Frame 1 (no input): blank canvas, image omitted
Frame 60 (no input): blank canvas, image omitted
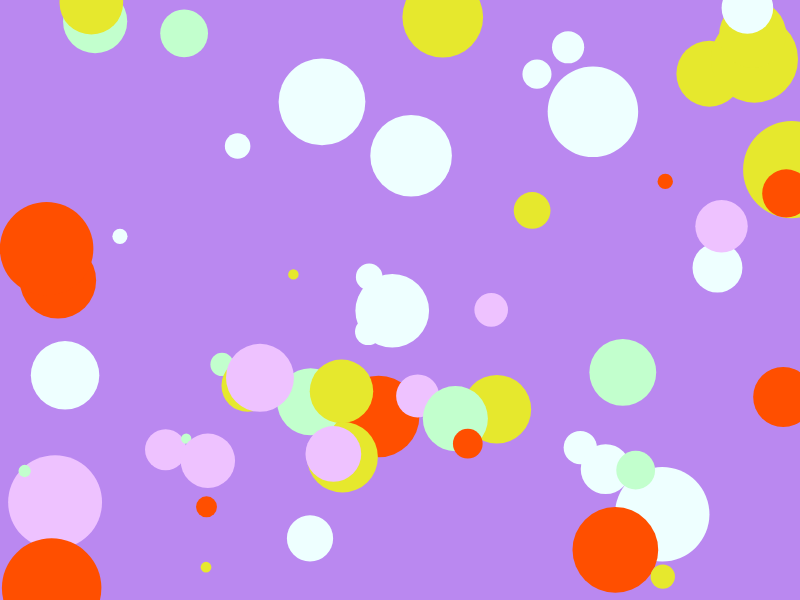
Frame 120 (the mouse pressed at the canvas centre since frame 60)

The p5.js sketch whose frames 1 and 60 were blank and that drew this single picture after the mouse press (run headless with seeded random() and noise() and a simulated clock; from frame 60 on, the mouse is pressed at the canvas centre):

// p5.js sketch
// ── sketch.js
//owls
let owls = [{
    name: "the sad one",
    color: "blue and purpule"
  }, {
    name:"mull",
    color:"pink"
  }, {
    name: "the happy one",
    color: "yellow"
  }, {
    name: "joy",
    color:"star"
  }];
  
  let star = ["#E6E82D","#FF4F00","#C2FFCD", "#EEC2FF","#EEFFFF"];
  
  let randomIndex;
  let animating = false;
  
  function setup(){
    createCanvas(displayWidth,displayHeight);
    background(186, 136, 240 );
    textSize(50);

    text("click to randomize, width/2, height/2");

    // setTimeout(changeBackground,1000);
  }
  
  // function changeBackground(){
  //   background(random(225),random(225),random(225));
  //   setTimeout(changeBackground, 1000);
  // }
 // function setup() {
//     cearteCanvas(600,600);
//     background(200);

//     owls[0]= "one"
//     owls[1]= "two"

//     console.log("initial arry is");
//     console.log(owls);

//     owls.splice(4,1);
//     console.log("array after splice")
//     console.log(owls);

//     owls.unshift("alive");
//     console.log("array after push")
//     console.log(owls);

// }
function draw(){
  if(animating == true){
    noStroke();
    fill(random(star));
    ellipse(random(width),random(height),random(10,100));
  }
}
   
  function randomizer(){
    animating = false;
  
    if (owls[0]){
    background(0);
    randomIndex = int(random(owls.length));
   text(`${owls[randomIndex].name}'s favourite color is ${owls[randomIndex].color}.`,width*0.1,height*0.2);
   // text(owls[randomIndex].name + "'s favourite color is " + owls[randomIndex].color + ".",width*0.1,height*0.2);
   owls.splice(randomIndex,1);
  } else {
    background(0);
    text("nothing left!", width/2, height*0.2);
    }
  }
  
  function mousePressed(){
    animating = true;
    setTimeout(randomizer,2000);
  
  }
 

  
  // function draw(){
  
  // }
  
  // function mousePressed(){
  //   if(owls[0]){

  //   }
  //   background(random(star));
  //   randomIndex = int(random(owls.length));
  //  text(owls[randomIndex].name ,width/3,height*0.2);
  //  owls.splice(randomIndex,1);
  
  // }
// ── style.css
html, body {
    margin: 0;
    padding: 0;
  }
  canvas {
    display: block;
  }
  html, body {
    margin: 0;
    padding: 0;
  }
  canvas {
    display: block;
  }
    
